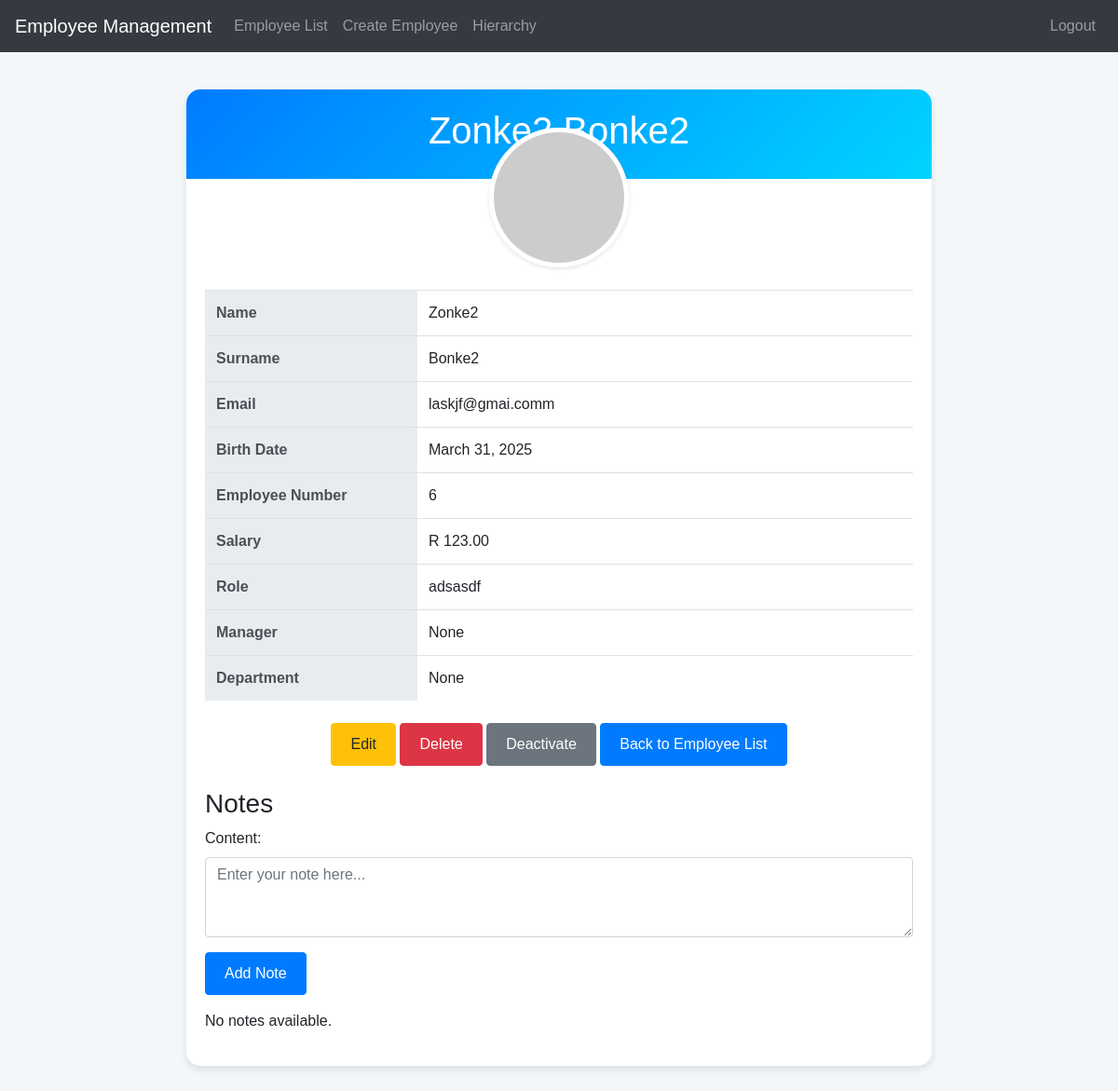
The page /employees/detail/9/ (signed in) on the database as committed earlier.
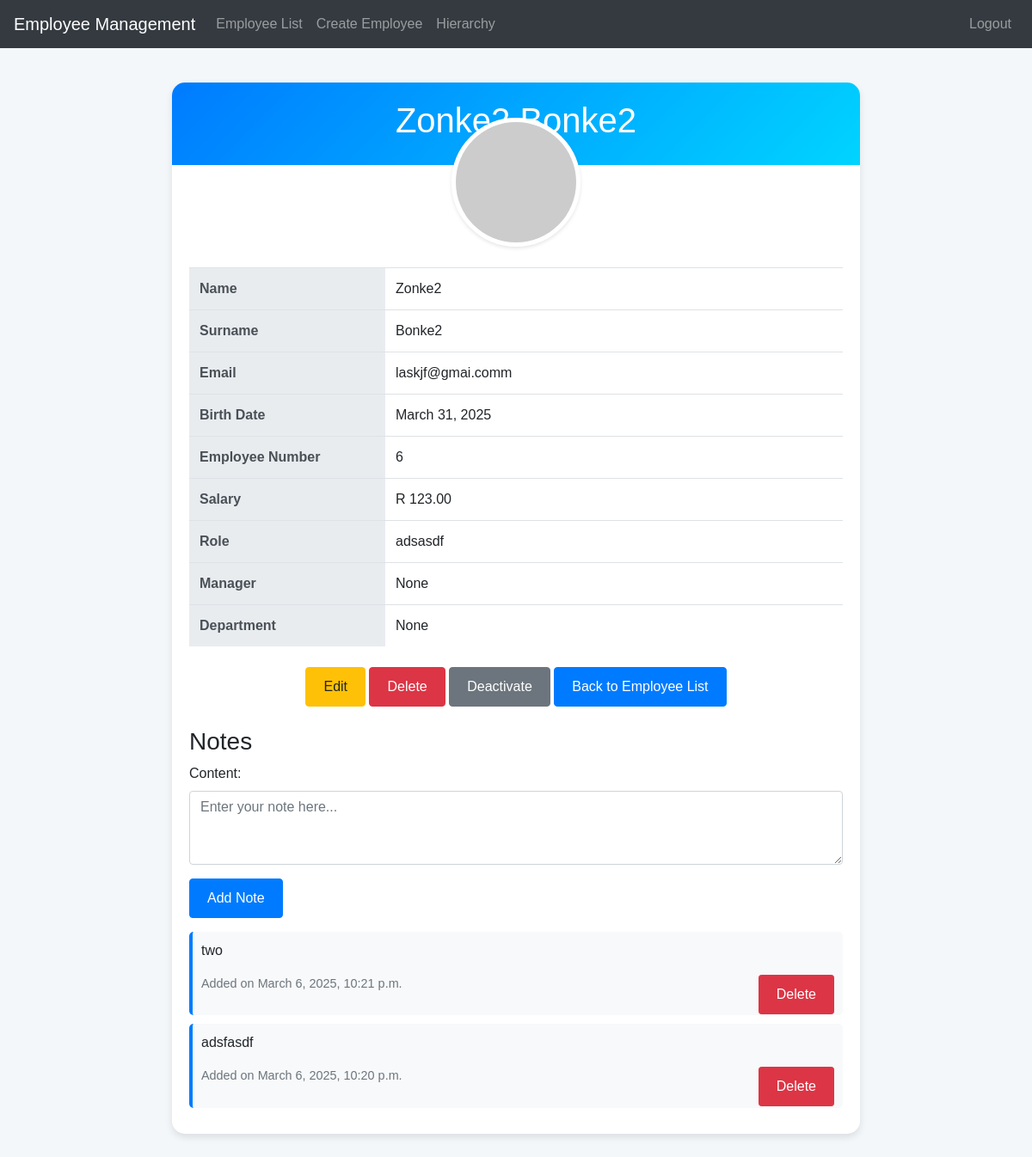
The same page on the database as committed later.
### employees/models.py (models this page shows, shortened)
class Note(models.Model):
    employee = models.ForeignKey(Employee, on_delete=models.CASCADE, related_name='notes')
    content = models.TextField()
    created_at = models.DateTimeField(auto_now_add=True)

### employees/views.py (the view)
# urls.py: path('detail/<int:pk>/', views.employee_detail, name='employee_detail'),
@login_required
def employee_detail(request, pk):
    employee = get_object_or_404(Employee, pk=pk)
    if request.method == 'POST':
        note_form = NoteForm(request.POST)
        if note_form.is_valid():
            note = note_form.save(commit=False)
            note.employee = employee
            note.save()
            messages.success(request, "Note added successfully.")
            return redirect('employee_detail', pk=pk)
    else:
        note_form = NoteForm()
    return render(request, 'employees/employee_detail.html', {
        'employee': employee,
        'note_form': note_form,
        'notes': employee.notes.order_by('-created_at'),
    })

### employees/forms.py
class NoteForm(forms.ModelForm):
    class Meta:
        model = Note
        fields = ['content']
        widgets = {
            'content': forms.Textarea(attrs={'class': 'form-control', 'rows': 3, 'placeholder': 'Enter your note here...'}),
        }

### employees/models.py (called while the page is built)
    def get_gravatar_url(self):
        email = self.email.strip().lower()
        gravatar_hash = hashlib.sha256(email.encode('utf-8')).hexdigest()
        return f"https://www.gravatar.com/avatar/{gravatar_hash}"

### employees/templates/employees/employee_detail.html (shortened to what the changed rows need)
<!DOCTYPE html>
<html lang="en">
<head>
    <link rel="stylesheet" href="https://maxcdn.bootstrapcdn.com/bootstrap/4.5.2/css/bootstrap.min.css">
</head>
<body>
<div class="employee-card">
    <div class="employee-header">
        <h1>{{ employee.name }} {{ employee.surname }}</h1>
    </div>
    <div class="mt-4">
        <table class="table info-table">
            <tr>
                <th>Name</th>
            </tr>
            <tr>
                <th>Surname</th>
            </tr>
            <tr>
                <th>Email</th>
            </tr>
            <tr>
                <th>Birth Date</th>
            </tr>
            <tr>
                <th>Employee Number</th>
            </tr>
            <tr>
                <th>Salary</th>
            </tr>
            <tr>
                <th>Role</th>
            </tr>
            <tr>
                <th>Manager</th>
            </tr>
            <tr>
                <th>Department</th>
            </tr>
        </table>
    </div>
    <div class="mt-4 notes-section">
        <div class="mt-3">
            {% for note in notes %}
            <div class="note-item">
                <p>{{ note.content }}</p>
                <p class="note-date">Added on {{ note.created_at }}
                    <a href="{% url 'delete_note' note.id %}" class="btn btn-danger btn-sm float-right"
                        onclick="return confirm('Are you sure you want to delete this note?');">Delete</a>
                </p>
            </div>
            {% empty %}
            <p>No notes available.</p>
            {% endfor %}
        </div>
    </div>
</div>
</body>
</html>

Rows that differ between the two databases and show on the page:
added Note: content "two", created_at "March 6, 2025, 10:21 p.m."
added Note: content "adsfasdf", created_at "March 6, 2025, 10:20 p.m."
Other text that changed with them:
text no longer shown: "No notes available."
